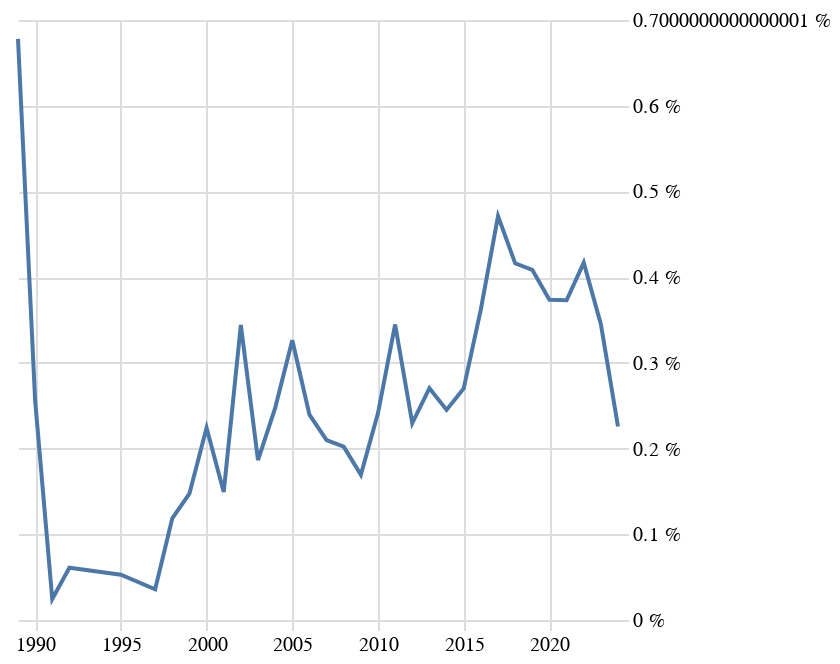

Notebook source saved alongside this figure:
### Code cell
grafik("rusk")

### Figure 1 — Vega-Lite specification as saved in the notebook (floating-point values rounded to 4 significant figures)
{"config": {"title": {"font": "Noticia Text", "fontSize": 14, "anchor": "start", "lineHeight": 21, "fontWeight": "bolder", "subtitleFont": "Noticia Text", "subtitleFontSize": 12, "subtitleFontWeight": "lighter", "subtitlePadding": 12, "dy": -12}, "axis": {"labelFont": "Asap", "titleFont": "Asap", "fontWeight": "lighter", "titleFontWeight": "lighter", "labelFontSize": 10, "titleFontSize": 10, "labelPadding": 2, "titlePadding": 10, "domainOpacity": 0, "tickColor": "#DCDDD6"}, "legend": {"labelFont": "Asap", "labelFontWeight": "normal", "titleFont": "Asap", "titleFontWeight": "normal", "labelFontSize": 10, "titleFontSize": 10}, "view": {"stroke": "transparent"}}, "data": {"name": "data-291a749a15277bb8963313939934b428"}, "mark": {"type": "line"}, "encoding": {"x": {"axis": {"title": null}, "field": "rok", "type": "temporal"}, "y": {"axis": {"domainOpacity": 0, "labelExpr": "datum.label * 100 + ' %'", "orient": "right", "tickColor": "#DCDDD6", "title": null}, "field": "podil", "type": "quantitative"}}, "$schema": "https://vega.github.io/schema/vega-lite/v5.8.0.json", "datasets": {"data-291a749a15277bb8963313939934b428": [{"rok": "1989-01-01T00:00:00", "pocet": 25, "len_right": 3688, "podil": 0.006779}, {"rok": "1990-01-01T00:00:00", "pocet": 10, "len_right": 3905, "podil": 0.002561}, {"rok": "1991-01-01T00:00:00", "pocet": 1, "len_right": 4096, "podil": 0.0002441}, {"rok": "1992-01-01T00:00:00", "pocet": 3, "len_right": 4924, "podil": 0.0006093}, {"rok": "1995-01-01T00:00:00", "pocet": 4, "len_right": 7560, "podil": 0.0005291}, {"rok": "1997-01-01T00:00:00", "pocet": 3, "len_right": 8379, "podil": 0.000358}, {"rok": "1998-01-01T00:00:00", "pocet": 10, "len_right": 8424, "podil": 0.001187}, {"rok": "1999-01-01T00:00:00", "pocet": 13, "len_right": 8818, "podil": 0.001474}, {"rok": "2000-01-01T00:00:00", "pocet": 21, "len_right": 9365, "podil": 0.002242}, {"rok": "2001-01-01T00:00:00", "pocet": 14, "len_right": 9380, "podil": 0.001493}, {"rok": "2002-01-01T00:00:00", "pocet": 32, "len_right": 9295, "podil": 0.003443}, {"rok": "2003-01-01T00:00:00", "pocet": 18, "len_right": 9649, "podil": 0.001865}, {"rok": "2004-01-01T00:00:00", "pocet": 25, "len_right": 10113, "podil": 0.002472}, {"rok": "2005-01-01T00:00:00", "pocet": 34, "len_right": 10419, "podil": 0.003263}, {"rok": "2006-01-01T00:00:00", "pocet": 26, "len_right": 10852, "podil": 0.002396}, {"rok": "2007-01-01T00:00:00", "pocet": 24, "len_right": 11430, "podil": 0.0021}, {"rok": "2008-01-01T00:00:00", "pocet": 24, "len_right": 11872, "podil": 0.002022}, {"rok": "2009-01-01T00:00:00", "pocet": 19, "len_right": 11216, "podil": 0.001694}, {"rok": "2010-01-01T00:00:00", "pocet": 28, "len_right": 11601, "podil": 0.002414}, {"rok": "2011-01-01T00:00:00", "pocet": 40, "len_right": 11602, "podil": 0.003448}, {"rok": "2012-01-01T00:00:00", "pocet": 26, "len_right": 11321, "podil": 0.002297}, {"rok": "2013-01-01T00:00:00", "pocet": 31, "len_right": 11463, "podil": 0.002704}, {"rok": "2014-01-01T00:00:00", "pocet": 28, "len_right": 11422, "podil": 0.002451}, {"rok": "2015-01-01T00:00:00", "pocet": 32, "len_right": 11846, "podil": 0.002701}, {"rok": "2016-01-01T00:00:00", "pocet": 41, "len_right": 11317, "podil": 0.003623}, {"rok": "2017-01-01T00:00:00", "pocet": 53, "len_right": 11247, "podil": 0.004712}, {"rok": "2018-01-01T00:00:00", "pocet": 48, "len_right": 11535, "podil": 0.004161}, {"rok": "2019-01-01T00:00:00", "pocet": 46, "len_right": 11260, "podil": 0.004085}, {"rok": "2020-01-01T00:00:00", "pocet": 39, "len_right": 10438, "podil": 0.003736}, {"rok": "2021-01-01T00:00:00", "pocet": 40, "len_right": 10725, "podil": 0.00373}, {"rok": "2022-01-01T00:00:00", "pocet": 46, "len_right": 11033, "podil": 0.004169}, {"rok": "2023-01-01T00:00:00", "pocet": 34, "len_right": 9855, "podil": 0.00345}, {"rok": "2024-01-01T00:00:00", "pocet": 20, "len_right": 8859, "podil": 0.002258}]}}
